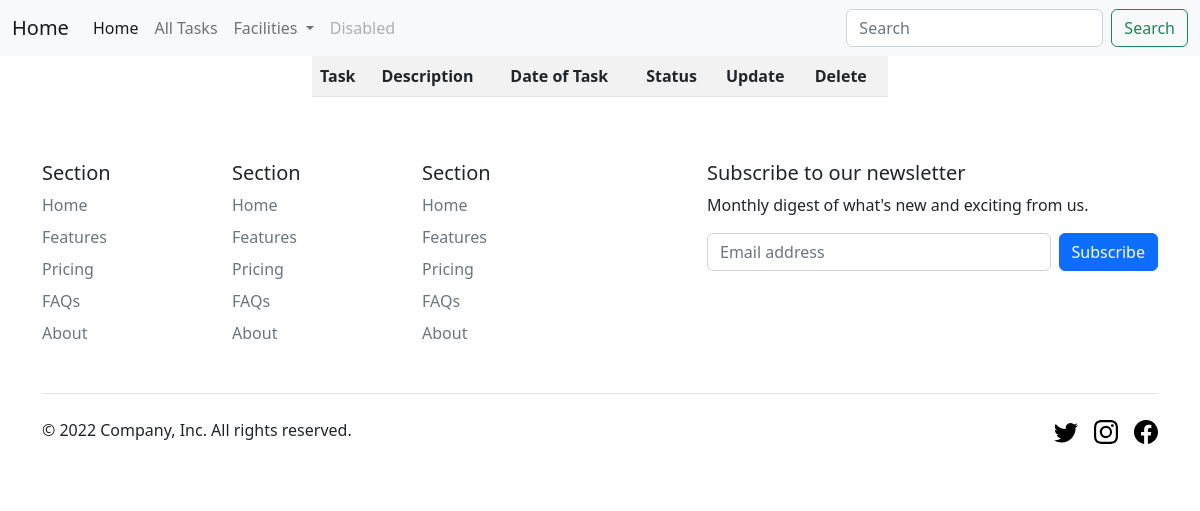
Page /todo/tasks/ on the earlier database version.
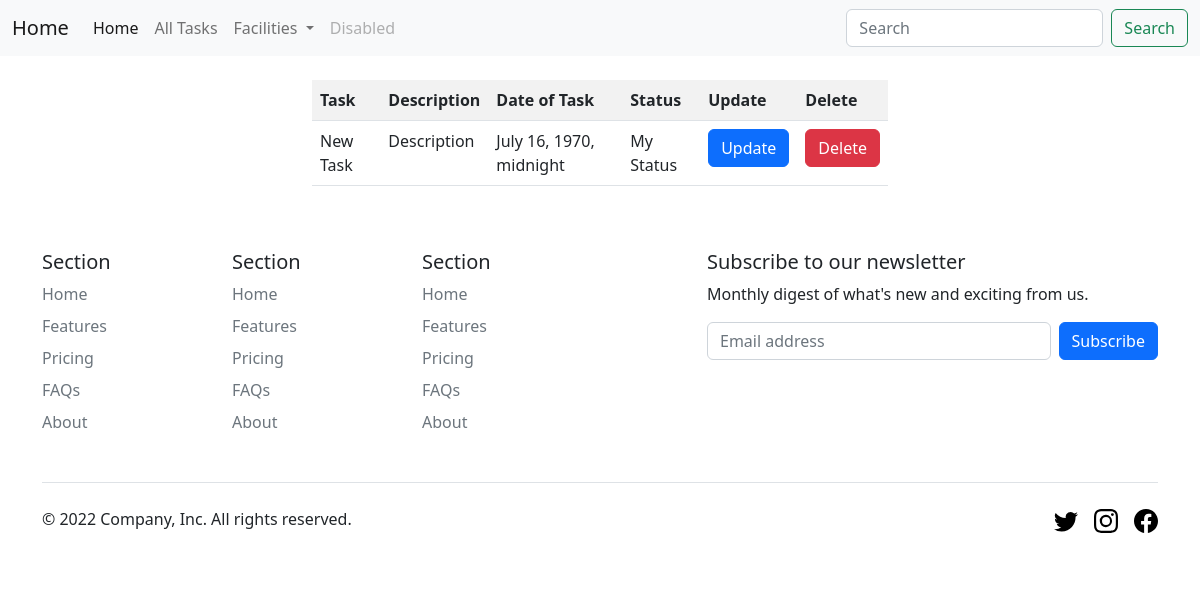
Same page on the later database version.
### todoapp/models.py (models this page shows)
class TodoModel(models.Model):
    task = models.CharField(max_length=200)
    description = models.CharField(max_length=200)
    status = models.CharField(max_length=200)
    dateoftask = models.DateTimeField()

### todoapp/views.py (the view)
# urls.py: path('tasks/', views.alltasks),
def alltasks(request):
    data = TodoModel.objects.all().order_by('id').reverse()
    return render(request, "alltasks.html", {"tasks": data})

### templates/alltasks.html (shortened to what this page needs)
{% extends "base/base.html" %}
{% block content %}
<div class="row">
    <div class="col-md-3"></div>
    <div class="col-md-6">
        <table class="table table-striped table-hover">
            <tr>
                <th>Task</th>
                <th>Description</th>
                <th>Date of Task</th>
                <th>Status</th>
                <th>Update</th>
                <th>Delete</th>
            </tr>
            {% for task in tasks %}
            <tr>
                <td>{{task.task}}</td>
                <td>{{task.description}}</td>
                <td>{{task.dateoftask}}</td>
                <td>{{task.status}}</td>
                <td><a class="btn btn-primary" href="/update?id={{task.id}}">Update</a></td>
                <td><a class="btn btn-danger" href="/delete?id={{task.id}}">Delete</a></td>
            </tr>
            <br>
            {% endfor %}
        </table>
    </div>
    <div class="col-md-3"></div>
</div>
{% endblock %}

Differences in the rows shown:
added TodoModel: task "New Task", description "Description", dateoftask "July 16, 1970, midnight", status "My Status"
